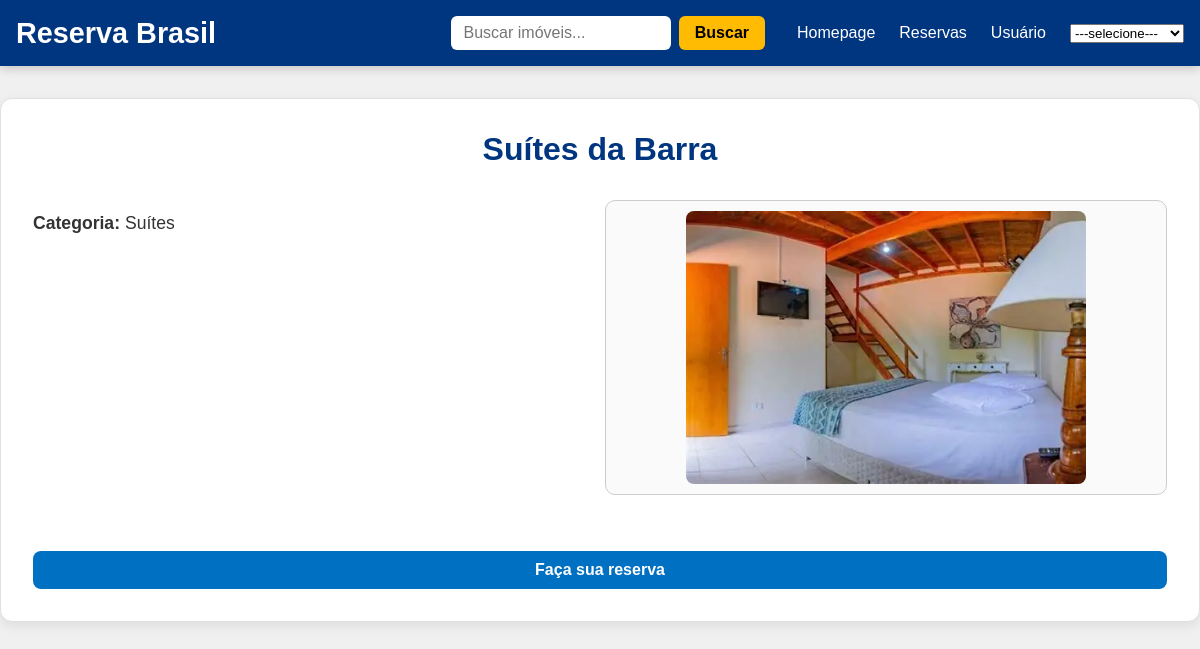
Page /property/2/ on the committed database.
### core/models.py (models this page shows, shortened)
class Property(models.Model):
    image = models.ImageField(null=True, blank=True)
    name = models.CharField(max_length=200)
    id_property = models.AutoField(primary_key=True)
    price = models.DecimalField(max_digits=10, decimal_places=2, null=True, blank=True)
    rate = models.DecimalField(max_digits=10, decimal_places=2, null=True, blank=True)
    active = models.BooleanField(default=True)
    category = models.ForeignKey(Category, null=True, blank=True, on_delete=models.SET_NULL)
    typeProperty = models.ForeignKey(Type, null=True, blank=True, on_delete=models.SET_NULL)
    description = models.TextField(max_length=800, null=True, blank=True)

class Category(models.Model):
    name = models.CharField(max_length=200)

### core/views.py (the view)
# urls.py: path('property/<int:property_id>/', propertyDetail, name='propertyDetail'),
def propertyDetail(request, property_id):
    property_obj = get_object_or_404(Property, id_property=property_id)
    return render(request, 'propertyDetail.html', {'property': property_obj})

### core/templates/propertyDetail.html (shortened to what this page needs)
{% load static %}
<!DOCTYPE html>
<html lang="pt-br">
    <head>
        <link rel="stylesheet" href="{% static 'css/propertyDetail.css' %}" />
    </head>
    <body>
        {% include 'base.html' %}
        <div class="property-detail-container">
            <h1 class="property-detail-header">{{ property.name }}</h1>
            <div class="property-detail-main">
                <div class="property-info">
                     {% if property.category %}
                    <p><strong>Categoria:</strong> {{ property.category.name }}</p>
                    {% endif %}
                </div>
                {% if property.image %}
                <div class="property-image-container">
                    <img
                        class="property-image"
                        src="{{ property.image.url }}"
                        alt="{{ property.name }}"
                    />
                </div>
                {% endif %}
            </div>
            <a href="{% url 'homeReservation' %}">Faça sua reserva</a>
        </div>
    </body>
</html>

### core/static/css/propertyDetail.css (style rules this page uses)
body { margin: 0; font-family: 'Segoe UI', Tahoma, Geneva, Verdana, sans-serif; background-color: #f2f2f2; color: #333; }
.property-detail-container { max-width: 1200px; margin: 2rem auto; padding: 2rem; background-color: #ffffff; border-radius: 12px; box-shadow: 0 4px 12px rgba(0, 0, 0, 0.08); display: flex; flex-direction: column; gap: 2rem; border: 1px solid #e0e0e0; }
.property-detail-header { text-align: center; font-size: 2rem; color: #003580; }
.property-detail-main { display: flex; gap: 2rem; flex-wrap: wrap; }
.property-info { flex: 1; min-width: 280px; }
.property-info p { margin: 0.8rem 0; font-size: 1.1rem; }
.property-image-container { flex: 1; display: flex; align-items: center; justify-content: center; min-width: 280px; border-radius: 10px; border: 1px solid #ccc; padding: 10px; background-color: #fafafa; }
.property-image { width: 100%; max-width: 400px; height: auto; object-fit: contain; border-radius: 8px; }
.property-detail-container a { display: flex; align-items: center; justify-content: center; margin-top: 1.5rem; padding: 10px 20px; background-color: #0071c2; color: white; text-decoration: none; border-radius: 8px; font-weight: bold; transition: background-color 0.3s; text-align: center; }

### core/static/css/base.css (style rules this page uses)
* { margin: 0; padding: 0; box-sizing: border-box; }
html, body { width: 100%; font-family: Arial, sans-serif; background-color: #f0f0f0; }

### rows in the picture
Property: name "Suítes da Barra", category.name "Suítes", image (picture)
